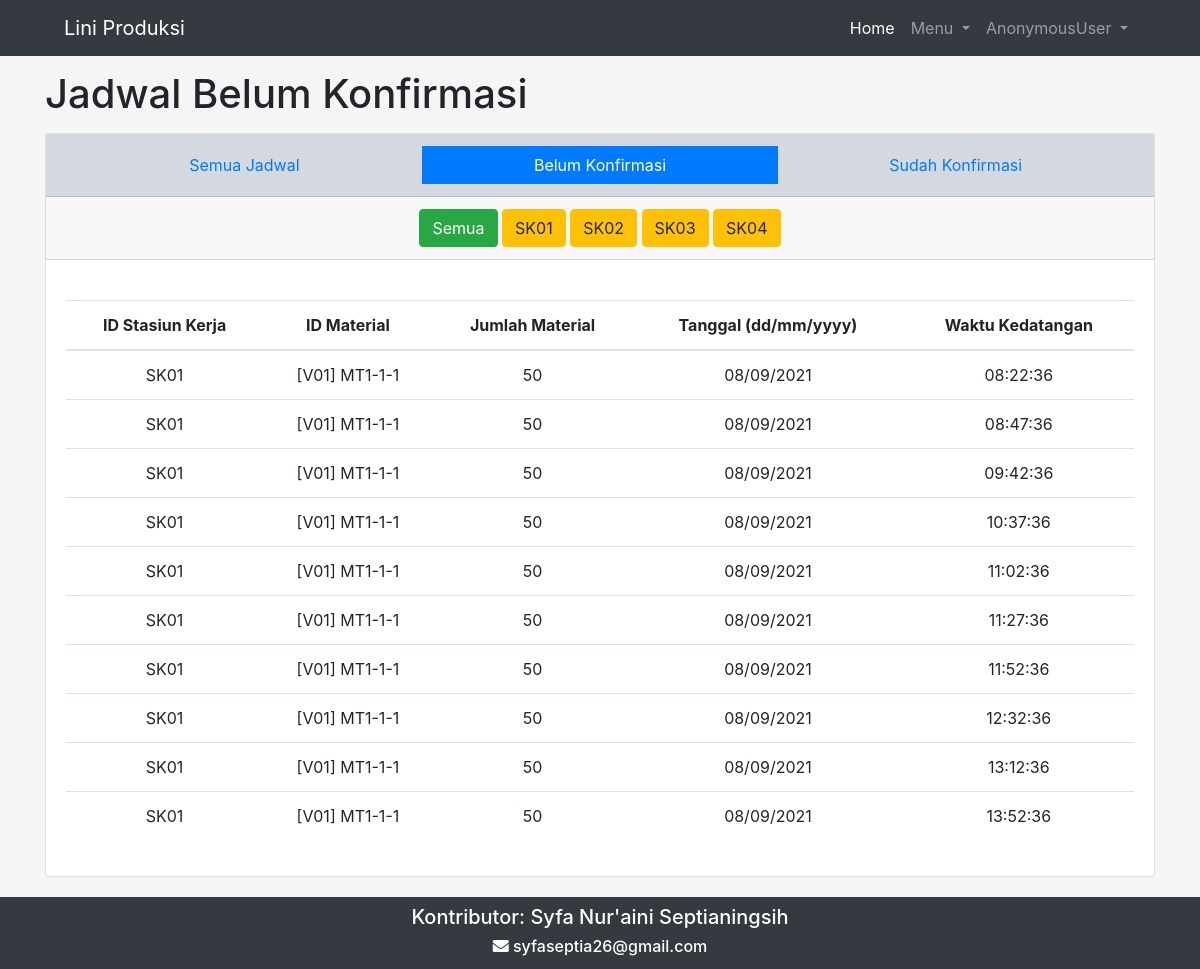
The app's page /jadwal/belumKonfirmasi/ with its own data.
### liniProduksi/models.py (models this page shows, shortened)
class StasiunKerja(models.Model):
    liniProduksi = models.ForeignKey('LiniProduksi', to_field='idLiniProduksi', on_delete=models.CASCADE)
    idStasiunKerja = models.CharField(max_length=255, unique=True)
    nomorStasiunKerja = models.IntegerField()
    list_sisi = (
        ('Kanan', 'Kanan'),
        ('Kiri', 'Kiri'),
    )
    sisiStasiunKerja = models.CharField(
        max_length=255,
        choices=list_sisi,
    )
    def __str__(self):
        return "{}".format(self.idStasiunKerja)

class KebutuhanMaterial(models.Model):
    stasiunKerja = models.ForeignKey('StasiunKerja', to_field='idStasiunKerja', on_delete=models.CASCADE)
    proses = models.ForeignKey('Proses', to_field='idProses', on_delete=models.CASCADE)
    material = models.OneToOneField('produk.Material', on_delete=models.CASCADE, related_name='kebutuhanMaterial')
    jumlahMaterialPerCycleTime = models.IntegerField(default=0)
    jumlahMaterialKumulatif = models.IntegerField(default=0)

### jadwal/models.py (models this page shows, shortened)
class JadwalLiniProduksi (models.Model):
    kebutuhanMaterial = models.ForeignKey('liniProduksi.KebutuhanMaterial', on_delete=models.CASCADE, related_name='jadwal')
    tanggal = models.DateField()
    jadwalKedatangan = models.TimeField()
    jumlah_material = models.IntegerField()
    is_konfirmasi = models.BooleanField(default=False)
    jadwalKedatangan_aktual = models.TimeField(blank=True, null=True)

### produk/models.py (models this page shows, shortened)
class Material(models.Model):
    varian = models.ForeignKey('Varian', on_delete=models.CASCADE, to_field='idVarian')
    idMaterial = models.CharField(max_length=255,)
    namaMaterial = models.CharField(max_length=255,)
    namaSupplier = models.CharField(max_length=255, null=True, blank=True)
    penyusunProduk = models.ForeignKey('self', on_delete=models.CASCADE, null=True, blank=True,related_name='penyusunProduk_material_set')
    is_berlaku = models.BooleanField(default=True, null=True, blank=True)
    tanggalMulaiBerlaku = models.DateField(null=True, blank=True)
    tanggalGanti = models.DateField(null=True, blank=True)
    keterangan = models.TextField(null=True, blank=True)
    penggantiMaterial = models.ForeignKey('self', on_delete=models.CASCADE, null=True, blank=True, related_name='penggantiMaterial_material_set')
    def __str__(self):
        return "{}".format(self.idMaterial)

class Model(Brand):
    idModel = models.CharField(max_length=255,)
    namaModel = models.CharField(max_length=255)

class Varian(Model):
    idVarian = models.CharField(max_length=255, unique=True)
    namaVarian = models.CharField(max_length=255,)
    namaAtribut = models.CharField(max_length=255,)
    nilaiAtribut = models.CharField(max_length=255,)
    def __str__(self):
        return "{}".format(self.idVarian)

### jadwal/views.py (the view)
# urls.py: path('belumKonfirmasi/', views.belumKonfirmasi, name='belumKonfirmasi'),
def belumKonfirmasi(request):
    jadwal_Konfirmasi = JadwalLiniProduksi.objects.filter(is_konfirmasi=False)
    sk = StasiunKerja.objects.all()
    context = {
        'Judul': 'Jadwal Belum Konfirmasi',
        'jadwal_Konfirmasi': jadwal_Konfirmasi,
        'sk': sk,
    }
    return render(request, 'jadwal/belumKonfirmasi.html', context)

### engineeringOrder/templatetags/templatetags.py (called while the page is built)
@register.filter(name='has_group')
def has_group(user, group_name):
    return user.groups.filter(name=group_name).exists()

### jadwal/templates/jadwal/belumKonfirmasi.html (shortened to what this page needs)
{% extends "base.html" %}
{% load static %}
{% load templatetags %}
{% block pageTitle %}
    {{Judul}}
{% endblock pageTitle %}
{% block contents %}
    <link rel="stylesheet" type='text/css' href="{% static css %}">
    <div class="container">
        <div class="card" style="margin-top:15px; margin-bottom: 20px;">
            <div class="card-header" style="background-color:#d3d9df;">
                <div class="btn-group d-flex" role="group" >
                    <a type="button" class="btn btn-link w-100" href="{% url "jadwal:index" %}">Semua Jadwal</a>
                    <a type="button" class="btn btn-primary w-100" href="{% url "jadwal:belumKonfirmasi" %}">Belum Konfirmasi</a>
                    <a type="button" class="btn btn-link w-100" href="{% url "jadwal:sudahKonfirmasi" %}">Sudah Konfirmasi</a>
                </div>
            </div>
            <div class="card-header text-center">
                <a class="btn btn-success" href="{% url "jadwal:belumKonfirmasi" %}">Semua</a>
                {% for sk in sk %}
                <a class="btn btn-warning" href="{% url "jadwal:belumKonfirmasi_SK" sk.idStasiunKerja %}">{{sk.idStasiunKerja}}</a>
                {% endfor %}
            </div>
            <div class="card-body">
                <table id="myTable" class="table table-hover text-center" style="background-color:white; margin-top:20px;">
                    <thead>
                    <tr>
                        <th scope="col">ID Stasiun Kerja</th>
                        <th scope="col">ID Material</th>
                        <th scope="col">Jumlah Material</th>
                        <th scope="col">Tanggal (dd/mm/yyyy)</th>
                        <th scope="col">Waktu Kedatangan</th>
                    </tr>
                    </thead>
                    <tbody>
                    {% for jk in jadwal_Konfirmasi %}
                    <tr>
                        <td>{{jk.kebutuhanMaterial.stasiunKerja}}</td>
                        <td>[{{jk.kebutuhanMaterial.material.varian}}] {{jk.kebutuhanMaterial.material}}</td>
                        <td>{{jk.jumlah_material}}</td>
                        <td>{{jk.tanggal|date:"d/m/Y"}}</td>
                        <td>{{jk.jadwalKedatangan|time:"H:i:s"}}</td>
                    </tr>
                    {% endfor %}
                    </tbody>
                </table>
            </div>
        </div>
    </div>
{% endblock contents %}

### records on screen
StasiunKerja: idStasiunKerja "SK01"
StasiunKerja: idStasiunKerja "SK02"
StasiunKerja: idStasiunKerja "SK03"
StasiunKerja: idStasiunKerja "SK04"
JadwalLiniProduksi: kebutuhanMaterial.stasiunKerja "SK01", kebutuhanMaterial.material.varian "V01", kebutuhanMaterial.material "MT1-1-1", jumlah_material "50", tanggal "08/09/2021", jadwalKedatangan "08:22:36"
JadwalLiniProduksi: kebutuhanMaterial.stasiunKerja "SK01", kebutuhanMaterial.material.varian "V01", kebutuhanMaterial.material "MT1-1-1", jumlah_material "50", tanggal "08/09/2021", jadwalKedatangan "08:47:36"
JadwalLiniProduksi: kebutuhanMaterial.stasiunKerja "SK01", kebutuhanMaterial.material.varian "V01", kebutuhanMaterial.material "MT1-1-1", jumlah_material "50", tanggal "08/09/2021", jadwalKedatangan "09:42:36"
JadwalLiniProduksi: kebutuhanMaterial.stasiunKerja "SK01", kebutuhanMaterial.material.varian "V01", kebutuhanMaterial.material "MT1-1-1", jumlah_material "50", tanggal "08/09/2021", jadwalKedatangan "10:37:36"
JadwalLiniProduksi: kebutuhanMaterial.stasiunKerja "SK01", kebutuhanMaterial.material.varian "V01", kebutuhanMaterial.material "MT1-1-1", jumlah_material "50", tanggal "08/09/2021", jadwalKedatangan "11:02:36"
JadwalLiniProduksi: kebutuhanMaterial.stasiunKerja "SK01", kebutuhanMaterial.material.varian "V01", kebutuhanMaterial.material "MT1-1-1", jumlah_material "50", tanggal "08/09/2021", jadwalKedatangan "11:27:36"
JadwalLiniProduksi: kebutuhanMaterial.stasiunKerja "SK01", kebutuhanMaterial.material.varian "V01", kebutuhanMaterial.material "MT1-1-1", jumlah_material "50", tanggal "08/09/2021", jadwalKedatangan "11:52:36"
JadwalLiniProduksi: kebutuhanMaterial.stasiunKerja "SK01", kebutuhanMaterial.material.varian "V01", kebutuhanMaterial.material "MT1-1-1", jumlah_material "50", tanggal "08/09/2021", jadwalKedatangan "12:32:36"
JadwalLiniProduksi: kebutuhanMaterial.stasiunKerja "SK01", kebutuhanMaterial.material.varian "V01", kebutuhanMaterial.material "MT1-1-1", jumlah_material "50", tanggal "08/09/2021", jadwalKedatangan "13:12:36"
JadwalLiniProduksi: kebutuhanMaterial.stasiunKerja "SK01", kebutuhanMaterial.material.varian "V01", kebutuhanMaterial.material "MT1-1-1", jumlah_material "50", tanggal "08/09/2021", jadwalKedatangan "13:52:36"

### other values on screen
{{ user }} "AnonymousUser"
{{ Judul }} "Jadwal Belum Konfirmasi"
